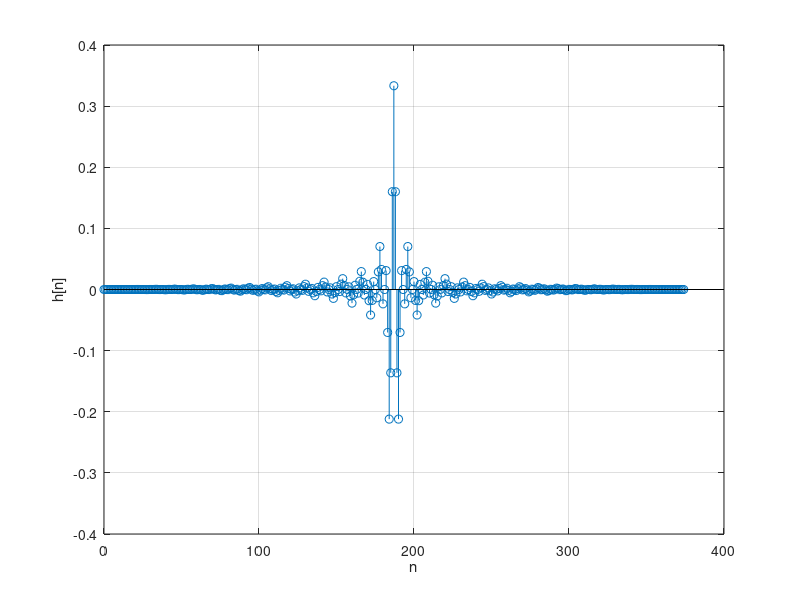
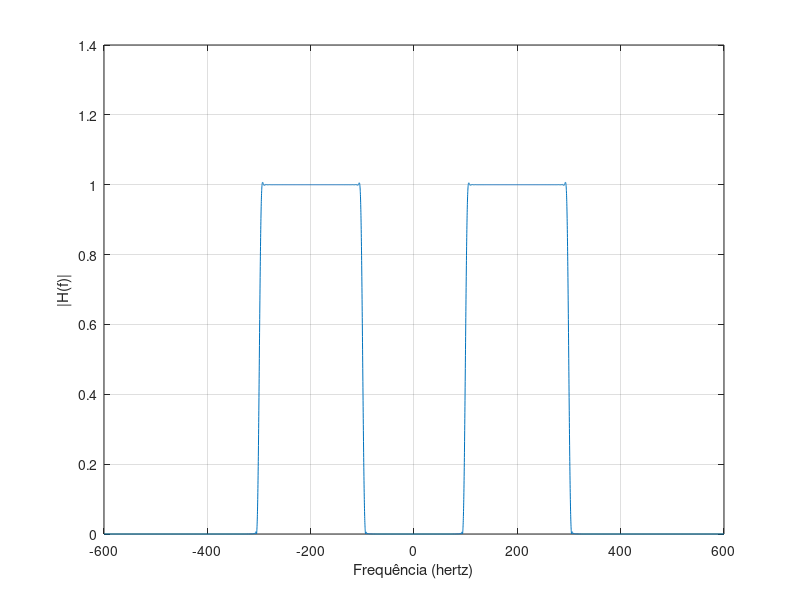
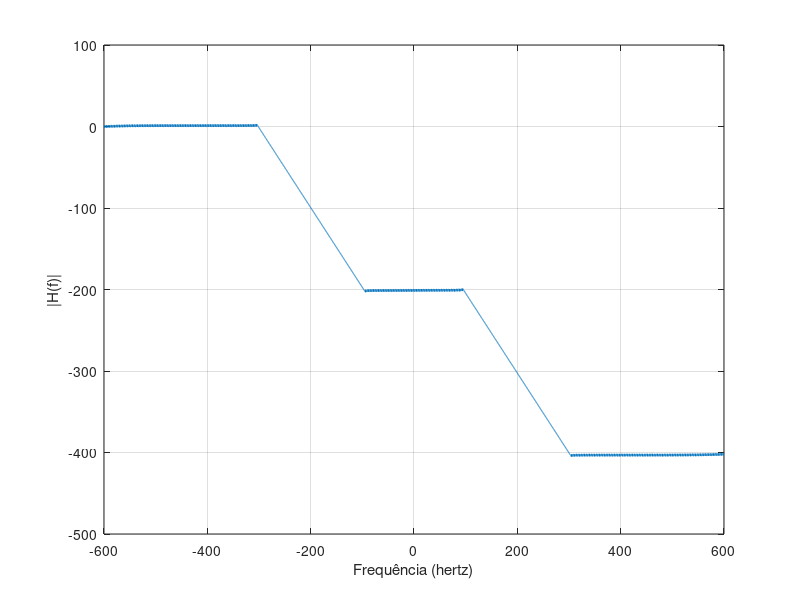

Reproduce these figures in MATLAB, in order.
clear all; close all; clc;

% Filtro para sinais adquiridos a uma taxa de 1,2 kHz.
% Banda passante entre 100 Hz e 300 Hz.
% Ripple máximo de 0,01.
% Banda de transição máxima de 10 Hz.
%
% Especificação digital:
% Banda passante de 100/1200 a 300/1200.
% Banda de transição (frequência linear normalizada): 10/1200.
%
% Escolha da janela:
% Ripple: 0,01
% Atenuação mínima na banda de rejeição: 20log10(1/delta)=20log10(1/0,01) = 40dB
% Usaremos janela de Hann
% Cálculo do Comprimento N e da ordem No:
% 3.11pi/M <= 2*pi*10/1200; M >= (1200/(2*10))*3.11
% Usaremos M = 187
% Ordem: No = 2M = 374
% Comprimento: N = 375.

No = 374;
N = No + 1;
w = hann(N);
[h] = fir1(No, [100/1200 300/1200] * 2, w);

H = fft(h, 10000);

figure;
stem(0 : No, h);
xlabel('n');
ylabel('h[n]');
grid on;

figure;
plot(linspace(-600,600, length(H)), abs(fftshift(H)));
xlabel('Frequência (hertz)');
ylabel('|H(f)|')
grid on

figure;
plot(linspace(-600,600, length(H)), unwrap(angle(fftshift(H))));
xlabel('Frequência (hertz)');
ylabel('|H(f)|')
grid on










